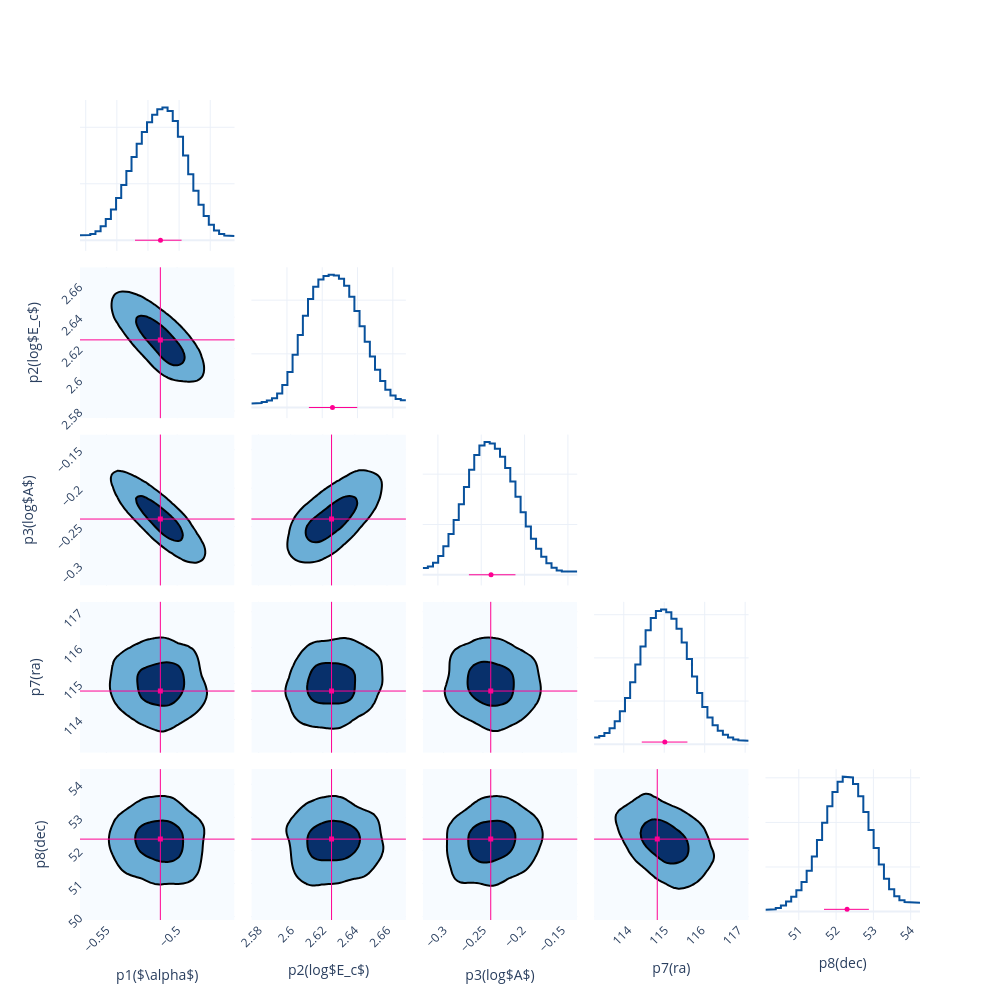

The notebook cell saved with this chart:
### Code cell
fig = Plot.post_corner(post)
fig.save(f'{savepath}/corner')

### Figure 1 — Plotly figure (JSON) as saved in the notebook; plotly's stock layout.template omitted (floating-point values rounded to 4 significant figures; data arrays with more than 128 entries replaced by an {"elided": "..."} marker saying what was removed)
{"data": [{"line": {"color": "#08519c", "width": 2}, "mode": "lines", "name": "p1($\\alpha$)", "showlegend": false, "type": "scatter", "x": [-0.5637, -0.5604, -0.5604, -0.5571, -0.5571, -0.5538, -0.5538, -0.5504, -0.5504, -0.5471, -0.5471, -0.5438, -0.5438, -0.5405, -0.5405, -0.5372, -0.5372, -0.5339, -0.5339, -0.5306, -0.5306, -0.5273, -0.5273, -0.524, -0.524, -0.5206, -0.5206, -0.5173, -0.5173, -0.514, -0.514, -0.5107, -0.5107, -0.5074, -0.5074, -0.5041, -0.5041, -0.5008, -0.5008, -0.4975, -0.4975, -0.4942, -0.4942, -0.4908, -0.4908, -0.4875, -0.4875, -0.4842, -0.4842, -0.4809, -0.4809, -0.4776, -0.4776, -0.4743, -0.4743, -0.471, -0.471, -0.4677, -0.4677, -0.4644], "xaxis": "x", "y": [0.8793, 0.8793, 0.9201, 0.9201, 1.111, 1.111, 1.599, 1.599, 2.481, 2.481, 3.773, 3.773, 5.448, 5.448, 7.47, 7.47, 9.784, 9.784, 12.27, 12.27, 14.76, 14.76, 17.09, 17.09, 19.14, 19.14, 20.87, 20.87, 22.24, 22.24, 23.18, 23.18, 23.49, 23.49, 22.87, 22.87, 21.1, 21.1, 18.32, 18.32, 15.0, 15.0, 11.7, 11.7, 8.77, 8.77, 6.294, 6.294, 4.28, 4.28, 2.751, 2.751, 1.722, 1.722, 1.13, 1.13, 0.8466, 0.8466, 0.7426, 0.7426], "yaxis": "y"}, {"line": {"color": "#08519c", "width": 2}, "mode": "lines", "name": "p2(log$E_c$)", "showlegend": false, "type": "scatter", "x": [2.58, 2.583, 2.583, 2.586, 2.586, 2.589, 2.589, 2.592, 2.592, 2.594, 2.594, 2.597, 2.597, 2.6, 2.6, 2.603, 2.603, 2.606, 2.606, 2.609, 2.609, 2.612, 2.612, 2.615, 2.615, 2.618, 2.618, 2.621, 2.621, 2.624, 2.624, 2.627, 2.627, 2.629, 2.629, 2.632, 2.632, 2.635, 2.635, 2.638, 2.638, 2.641, 2.641, 2.644, 2.644, 2.647, 2.647, 2.65, 2.65, 2.653, 2.653, 2.656, 2.656, 2.659, 2.659, 2.662, 2.662, 2.665, 2.665, 2.667], "xaxis": "x7", "y": [0.7427, 0.7427, 0.8351, 0.8351, 1.014, 1.014, 1.291, 1.291, 1.754, 1.754, 2.623, 2.623, 4.181, 4.181, 6.608, 6.608, 9.825, 9.825, 13.49, 13.49, 17.12, 17.12, 20.22, 20.22, 22.48, 22.48, 23.85, 23.85, 24.51, 24.51, 24.72, 24.72, 24.58, 24.58, 23.97, 23.97, 22.68, 22.68, 20.63, 20.63, 18.01, 18.01, 15.12, 15.12, 12.24, 12.24, 9.518, 9.518, 7.041, 7.041, 4.942, 4.942, 3.33, 3.33, 2.236, 2.236, 1.607, 1.607, 1.337, 1.337], "yaxis": "y7"}, {"colorscale": [[0, "rgb(247,251,255)"], [0.125, "rgb(222,235,247)"], [0.25, "rgb(198,219,239)"], [0.375, "rgb(158,202,225)"], [0.5, "rgb(107,174,214)"], [0.625, "rgb(66,146,198)"], [0.75, "rgb(33,113,181)"], [0.875, "rgb(8,81,156)"], [1, "rgb(8,48,107)"]], "contours": {"end": 0.005592, "size": 0.00428, "start": 0.001311}, "line": {"width": 2}, "name": "p1($\\alpha$)&p2(log$E_c$)", "ncontours": 2, "showlegend": false, "showscale": false, "type": "contour", "x": [-0.5687, -0.5653, -0.562, -0.5587, -0.5554, -0.5521, -0.5488, -0.5455, -0.5422, -0.5389, -0.5355, -0.5322, -0.5289, -0.5256, -0.5223, -0.519, -0.5157, -0.5124, -0.5091, -0.5057, -0.5024, -0.4991, -0.4958, -0.4925, -0.4892, -0.4859, -0.4826, -0.4793, -0.4759, -0.4726, -0.4693, -0.466, -0.4627, -0.4594], "xaxis": "x6", "y": [2.575, 2.578, 2.581, 2.584, 2.587, 2.59, 2.593, 2.596, 2.599, 2.602, 2.605, 2.608, 2.61, 2.613, 2.616, 2.619, 2.622, 2.625, 2.628, 2.631, 2.634, 2.637, 2.64, 2.643, 2.646, 2.648, 2.651, 2.654, 2.657, 2.66, 2.663, 2.666, 2.669, 2.672], "yaxis": "y6", "z": {"elided": "34x34 float values"}}, {"line": {"color": "#08519c", "width": 2}, "mode": "lines", "name": "p3(log$A$)", "showlegend": false, "type": "scatter", "x": [-0.3175, -0.3116, -0.3116, -0.3056, -0.3056, -0.2997, -0.2997, -0.2937, -0.2937, -0.2878, -0.2878, -0.2819, -0.2819, -0.2759, -0.2759, -0.27, -0.27, -0.264, -0.264, -0.2581, -0.2581, -0.2521, -0.2521, -0.2462, -0.2462, -0.2402, -0.2402, -0.2343, -0.2343, -0.2284, -0.2284, -0.2224, -0.2224, -0.2165, -0.2165, -0.2105, -0.2105, -0.2046, -0.2046, -0.1986, -0.1986, -0.1927, -0.1927, -0.1868, -0.1868, -0.1808, -0.1808, -0.1749, -0.1749, -0.1689, -0.1689, -0.163, -0.163, -0.157, -0.157, -0.1511, -0.1511, -0.1451, -0.1451, -0.1392], "xaxis": "x13", "y": [0.6704, 0.6704, 0.8288, 0.8288, 1.205, 1.205, 1.866, 1.866, 2.832, 2.832, 4.051, 4.051, 5.456, 5.456, 7.021, 7.021, 8.726, 8.726, 10.44, 10.44, 11.9, 11.9, 12.84, 12.84, 13.18, 13.18, 13.04, 13.04, 12.53, 12.53, 11.72, 11.72, 10.62, 10.62, 9.266, 9.266, 7.749, 7.749, 6.213, 6.213, 4.798, 4.798, 3.593, 3.593, 2.605, 2.605, 1.799, 1.799, 1.158, 1.158, 0.7025, 0.7025, 0.4417, 0.4417, 0.3382, 0.3382, 0.3225, 0.3225, 0.3317, 0.3317], "yaxis": "y13"}, {"colorscale": [[0, "rgb(247,251,255)"], [0.125, "rgb(222,235,247)"], [0.25, "rgb(198,219,239)"], [0.375, "rgb(158,202,225)"], [0.5, "rgb(107,174,214)"], [0.625, "rgb(66,146,198)"], [0.75, "rgb(33,113,181)"], [0.875, "rgb(8,81,156)"], [1, "rgb(8,48,107)"]], "contours": {"end": 0.006845, "size": 0.005302, "start": 0.001543}, "line": {"width": 2}, "name": "p1($\\alpha$)&p3(log$A$)", "ncontours": 2, "showlegend": false, "showscale": false, "type": "contour", "x": [-0.5687, -0.5653, -0.562, -0.5587, -0.5554, -0.5521, -0.5488, -0.5455, -0.5422, -0.5389, -0.5355, -0.5322, -0.5289, -0.5256, -0.5223, -0.519, -0.5157, -0.5124, -0.5091, -0.5057, -0.5024, -0.4991, -0.4958, -0.4925, -0.4892, -0.4859, -0.4826, -0.4793, -0.4759, -0.4726, -0.4693, -0.466, -0.4627, -0.4594], "xaxis": "x11", "y": [-0.3264, -0.3205, -0.3145, -0.3086, -0.3027, -0.2967, -0.2908, -0.2848, -0.2789, -0.2729, -0.267, -0.2611, -0.2551, -0.2492, -0.2432, -0.2373, -0.2313, -0.2254, -0.2194, -0.2135, -0.2076, -0.2016, -0.1957, -0.1897, -0.1838, -0.1778, -0.1719, -0.1659, -0.16, -0.1541, -0.1481, -0.1422, -0.1362, -0.1303], "yaxis": "y11", "z": {"elided": "34x34 float values"}}, {"colorscale": [[0, "rgb(247,251,255)"], [0.125, "rgb(222,235,247)"], [0.25, "rgb(198,219,239)"], [0.375, "rgb(158,202,225)"], [0.5, "rgb(107,174,214)"], [0.625, "rgb(66,146,198)"], [0.75, "rgb(33,113,181)"], [0.875, "rgb(8,81,156)"], [1, "rgb(8,48,107)"]], "contours": {"end": 0.005102, "size": 0.003991, "start": 0.001111}, "line": {"width": 2}, "name": "p2(log$E_c$)&p3(log$A$)", "ncontours": 2, "showlegend": false, "showscale": false, "type": "contour", "x": [2.575, 2.578, 2.581, 2.584, 2.587, 2.59, 2.593, 2.596, 2.599, 2.602, 2.605, 2.608, 2.61, 2.613, 2.616, 2.619, 2.622, 2.625, 2.628, 2.631, 2.634, 2.637, 2.64, 2.643, 2.646, 2.648, 2.651, 2.654, 2.657, 2.66, 2.663, 2.666, 2.669, 2.672], "xaxis": "x12", "y": [-0.3264, -0.3205, -0.3145, -0.3086, -0.3027, -0.2967, -0.2908, -0.2848, -0.2789, -0.2729, -0.267, -0.2611, -0.2551, -0.2492, -0.2432, -0.2373, -0.2313, -0.2254, -0.2194, -0.2135, -0.2076, -0.2016, -0.1957, -0.1897, -0.1838, -0.1778, -0.1719, -0.1659, -0.16, -0.1541, -0.1481, -0.1422, -0.1362, -0.1303], "yaxis": "y12", "z": {"elided": "34x34 float values"}}, {"line": {"color": "#08519c", "width": 2}, "mode": "lines", "name": "p7(ra)", "showlegend": false, "type": "scatter", "x": [113.3, 113.4, 113.4, 113.5, 113.5, 113.6, 113.6, 113.8, 113.8, 113.9, 113.9, 114.0, 114.0, 114.2, 114.2, 114.3, 114.3, 114.4, 114.4, 114.5, 114.5, 114.7, 114.7, 114.8, 114.8, 114.9, 114.9, 115.0, 115.0, 115.2, 115.2, 115.3, 115.3, 115.4, 115.4, 115.6, 115.6, 115.7, 115.7, 115.8, 115.8, 115.9, 115.9, 116.1, 116.1, 116.2, 116.2, 116.3, 116.3, 116.4, 116.4, 116.6, 116.6, 116.7, 116.7, 116.8, 116.8, 117.0, 117.0, 117.1], "xaxis": "x19", "y": [0.03129, 0.03129, 0.03802, 0.03802, 0.05179, 0.05179, 0.07384, 0.07384, 0.1067, 0.1067, 0.153, 0.153, 0.2138, 0.2138, 0.2874, 0.2874, 0.3693, 0.3693, 0.4525, 0.4525, 0.5275, 0.5275, 0.5843, 0.5843, 0.6167, 0.6167, 0.6247, 0.6247, 0.612, 0.612, 0.5816, 0.5816, 0.5345, 0.5345, 0.4711, 0.4711, 0.395, 0.395, 0.3137, 0.3137, 0.2368, 0.2368, 0.1724, 0.1724, 0.1234, 0.1234, 0.08831, 0.08831, 0.06288, 0.06288, 0.04397, 0.04397, 0.03053, 0.03053, 0.02227, 0.02227, 0.01813, 0.01813, 0.01657, 0.01657], "yaxis": "y19"}, {"colorscale": [[0, "rgb(247,251,255)"], [0.125, "rgb(222,235,247)"], [0.25, "rgb(198,219,239)"], [0.375, "rgb(158,202,225)"], [0.5, "rgb(107,174,214)"], [0.625, "rgb(66,146,198)"], [0.75, "rgb(33,113,181)"], [0.875, "rgb(8,81,156)"], [1, "rgb(8,48,107)"]], "contours": {"end": 0.00389, "size": 0.003049, "start": 0.0008411}, "line": {"width": 2}, "name": "p1($\\alpha$)&p7(ra)", "ncontours": 2, "showlegend": false, "showscale": false, "type": "contour", "x": [-0.5687, -0.5653, -0.562, -0.5587, -0.5554, -0.5521, -0.5488, -0.5455, -0.5422, -0.5389, -0.5355, -0.5322, -0.5289, -0.5256, -0.5223, -0.519, -0.5157, -0.5124, -0.5091, -0.5057, -0.5024, -0.4991, -0.4958, -0.4925, -0.4892, -0.4859, -0.4826, -0.4793, -0.4759, -0.4726, -0.4693, -0.466, -0.4627, -0.4594], "xaxis": "x16", "y": [113.1, 113.2, 113.3, 113.5, 113.6, 113.7, 113.8, 114.0, 114.1, 114.2, 114.3, 114.5, 114.6, 114.7, 114.9, 115.0, 115.1, 115.2, 115.4, 115.5, 115.6, 115.7, 115.9, 116.0, 116.1, 116.3, 116.4, 116.5, 116.6, 116.8, 116.9, 117.0, 117.1, 117.3], "yaxis": "y16", "z": {"elided": "34x34 float values"}}, {"colorscale": [[0, "rgb(247,251,255)"], [0.125, "rgb(222,235,247)"], [0.25, "rgb(198,219,239)"], [0.375, "rgb(158,202,225)"], [0.5, "rgb(107,174,214)"], [0.625, "rgb(66,146,198)"], [0.75, "rgb(33,113,181)"], [0.875, "rgb(8,81,156)"], [1, "rgb(8,48,107)"]], "contours": {"end": 0.003821, "size": 0.002959, "start": 0.0008619}, "line": {"width": 2}, "name": "p2(log$E_c$)&p7(ra)", "ncontours": 2, "showlegend": false, "showscale": false, "type": "contour", "x": [2.575, 2.578, 2.581, 2.584, 2.587, 2.59, 2.593, 2.596, 2.599, 2.602, 2.605, 2.608, 2.61, 2.613, 2.616, 2.619, 2.622, 2.625, 2.628, 2.631, 2.634, 2.637, 2.64, 2.643, 2.646, 2.648, 2.651, 2.654, 2.657, 2.66, 2.663, 2.666, 2.669, 2.672], "xaxis": "x17", "y": [113.1, 113.2, 113.3, 113.5, 113.6, 113.7, 113.8, 114.0, 114.1, 114.2, 114.3, 114.5, 114.6, 114.7, 114.9, 115.0, 115.1, 115.2, 115.4, 115.5, 115.6, 115.7, 115.9, 116.0, 116.1, 116.3, 116.4, 116.5, 116.6, 116.8, 116.9, 117.0, 117.1, 117.3], "yaxis": "y17", "z": {"elided": "34x34 float values"}}, {"colorscale": [[0, "rgb(247,251,255)"], [0.125, "rgb(222,235,247)"], [0.25, "rgb(198,219,239)"], [0.375, "rgb(158,202,225)"], [0.5, "rgb(107,174,214)"], [0.625, "rgb(66,146,198)"], [0.75, "rgb(33,113,181)"], [0.875, "rgb(8,81,156)"], [1, "rgb(8,48,107)"]], "contours": {"end": 0.00393, "size": 0.003099, "start": 0.0008308}, "line": {"width": 2}, "name": "p3(log$A$)&p7(ra)", "ncontours": 2, "showlegend": false, "showscale": false, "type": "contour", "x": [-0.3264, -0.3205, -0.3145, -0.3086, -0.3027, -0.2967, -0.2908, -0.2848, -0.2789, -0.2729, -0.267, -0.2611, -0.2551, -0.2492, -0.2432, -0.2373, -0.2313, -0.2254, -0.2194, -0.2135, -0.2076, -0.2016, -0.1957, -0.1897, -0.1838, -0.1778, -0.1719, -0.1659, -0.16, -0.1541, -0.1481, -0.1422, -0.1362, -0.1303], "xaxis": "x18", "y": [113.1, 113.2, 113.3, 113.5, 113.6, 113.7, 113.8, 114.0, 114.1, 114.2, 114.3, 114.5, 114.6, 114.7, 114.9, 115.0, 115.1, 115.2, 115.4, 115.5, 115.6, 115.7, 115.9, 116.0, 116.1, 116.3, 116.4, 116.5, 116.6, 116.8, 116.9, 117.0, 117.1, 117.3], "yaxis": "y18", "z": {"elided": "34x34 float values"}}, {"line": {"color": "#08519c", "width": 2}, "mode": "lines", "name": "p8(dec)", "showlegend": false, "type": "scatter", "x": [50.11, 50.24, 50.24, 50.38, 50.38, 50.52, 50.52, 50.66, 50.66, 50.8, 50.8, 50.93, 50.93, 51.07, 51.07, 51.21, 51.21, 51.35, 51.35, 51.49, 51.49, 51.63, 51.63, 51.76, 51.76, 51.9, 51.9, 52.04, 52.04, 52.18, 52.18, 52.32, 52.32, 52.45, 52.45, 52.59, 52.59, 52.73, 52.73, 52.87, 52.87, 53.01, 53.01, 53.14, 53.14, 53.28, 53.28, 53.42, 53.42, 53.56, 53.56, 53.7, 53.7, 53.84, 53.84, 53.97, 53.97, 54.11, 54.11, 54.25], "xaxis": "x25", "y": [0.007897, 0.007897, 0.01012, 0.01012, 0.01613, 0.01613, 0.02757, 0.02757, 0.04473, 0.04473, 0.06701, 0.06701, 0.09525, 0.09525, 0.1329, 0.1329, 0.1836, 0.1836, 0.2474, 0.2474, 0.3208, 0.3208, 0.398, 0.398, 0.4723, 0.4723, 0.5362, 0.5362, 0.5823, 0.5823, 0.6053, 0.6053, 0.602, 0.602, 0.5718, 0.5718, 0.5177, 0.5177, 0.4464, 0.4464, 0.3664, 0.3664, 0.2856, 0.2856, 0.2108, 0.2108, 0.1477, 0.1477, 0.0999, 0.0999, 0.06826, 0.06826, 0.05052, 0.05052, 0.04257, 0.04257, 0.04017, 0.04017, 0.03993, 0.03993], "yaxis": "y25"}, {"colorscale": [[0, "rgb(247,251,255)"], [0.125, "rgb(222,235,247)"], [0.25, "rgb(198,219,239)"], [0.375, "rgb(158,202,225)"], [0.5, "rgb(107,174,214)"], [0.625, "rgb(66,146,198)"], [0.75, "rgb(33,113,181)"], [0.875, "rgb(8,81,156)"], [1, "rgb(8,48,107)"]], "contours": {"end": 0.003991, "size": 0.003134, "start": 0.0008577}, "line": {"width": 2}, "name": "p1($\\alpha$)&p8(dec)", "ncontours": 2, "showlegend": false, "showscale": false, "type": "contour", "x": [-0.5687, -0.5653, -0.562, -0.5587, -0.5554, -0.5521, -0.5488, -0.5455, -0.5422, -0.5389, -0.5355, -0.5322, -0.5289, -0.5256, -0.5223, -0.519, -0.5157, -0.5124, -0.5091, -0.5057, -0.5024, -0.4991, -0.4958, -0.4925, -0.4892, -0.4859, -0.4826, -0.4793, -0.4759, -0.4726, -0.4693, -0.466, -0.4627, -0.4594], "xaxis": "x21", "y": [49.9, 50.04, 50.17, 50.31, 50.45, 50.59, 50.73, 50.87, 51.0, 51.14, 51.28, 51.42, 51.56, 51.69, 51.83, 51.97, 52.11, 52.25, 52.38, 52.52, 52.66, 52.8, 52.94, 53.08, 53.21, 53.35, 53.49, 53.63, 53.77, 53.9, 54.04, 54.18, 54.32, 54.46], "yaxis": "y21", "z": {"elided": "34x34 float values"}}, {"colorscale": [[0, "rgb(247,251,255)"], [0.125, "rgb(222,235,247)"], [0.25, "rgb(198,219,239)"], [0.375, "rgb(158,202,225)"], [0.5, "rgb(107,174,214)"], [0.625, "rgb(66,146,198)"], [0.75, "rgb(33,113,181)"], [0.875, "rgb(8,81,156)"], [1, "rgb(8,48,107)"]], "contours": {"end": 0.0039, "size": 0.003051, "start": 0.000849}, "line": {"width": 2}, "name": "p2(log$E_c$)&p8(dec)", "ncontours": 2, "showlegend": false, "showscale": false, "type": "contour", "x": [2.575, 2.578, 2.581, 2.584, 2.587, 2.59, 2.593, 2.596, 2.599, 2.602, 2.605, 2.608, 2.61, 2.613, 2.616, 2.619, 2.622, 2.625, 2.628, 2.631, 2.634, 2.637, 2.64, 2.643, 2.646, 2.648, 2.651, 2.654, 2.657, 2.66, 2.663, 2.666, 2.669, 2.672], "xaxis": "x22", "y": [49.9, 50.04, 50.17, 50.31, 50.45, 50.59, 50.73, 50.87, 51.0, 51.14, 51.28, 51.42, 51.56, 51.69, 51.83, 51.97, 52.11, 52.25, 52.38, 52.52, 52.66, 52.8, 52.94, 53.08, 53.21, 53.35, 53.49, 53.63, 53.77, 53.9, 54.04, 54.18, 54.32, 54.46], "yaxis": "y22", "z": {"elided": "34x34 float values"}}, {"colorscale": [[0, "rgb(247,251,255)"], [0.125, "rgb(222,235,247)"], [0.25, "rgb(198,219,239)"], [0.375, "rgb(158,202,225)"], [0.5, "rgb(107,174,214)"], [0.625, "rgb(66,146,198)"], [0.75, "rgb(33,113,181)"], [0.875, "rgb(8,81,156)"], [1, "rgb(8,48,107)"]], "contours": {"end": 0.004029, "size": 0.003169, "start": 0.0008601}, "line": {"width": 2}, "name": "p3(log$A$)&p8(dec)", "ncontours": 2, "showlegend": false, "showscale": false, "type": "contour", "x": [-0.3264, -0.3205, -0.3145, -0.3086, -0.3027, -0.2967, -0.2908, -0.2848, -0.2789, -0.2729, -0.267, -0.2611, -0.2551, -0.2492, -0.2432, -0.2373, -0.2313, -0.2254, -0.2194, -0.2135, -0.2076, -0.2016, -0.1957, -0.1897, -0.1838, -0.1778, -0.1719, -0.1659, -0.16, -0.1541, -0.1481, -0.1422, -0.1362, -0.1303], "xaxis": "x23", "y": [49.9, 50.04, 50.17, 50.31, 50.45, 50.59, 50.73, 50.87, 51.0, 51.14, 51.28, 51.42, 51.56, 51.69, 51.83, 51.97, 52.11, 52.25, 52.38, 52.52, 52.66, 52.8, 52.94, 53.08, 53.21, 53.35, 53.49, 53.63, 53.77, 53.9, 54.04, 54.18, 54.32, 54.46], "yaxis": "y23", "z": {"elided": "34x34 float values"}}, {"colorscale": [[0, "rgb(247,251,255)"], [0.125, "rgb(222,235,247)"], [0.25, "rgb(198,219,239)"], [0.375, "rgb(158,202,225)"], [0.5, "rgb(107,174,214)"], [0.625, "rgb(66,146,198)"], [0.75, "rgb(33,113,181)"], [0.875, "rgb(8,81,156)"], [1, "rgb(8,48,107)"]], "contours": {"end": 0.004431, "size": 0.003532, "start": 0.0008985}, "line": {"width": 2}, "name": "p7(ra)&p8(dec)", "ncontours": 2, "showlegend": false, "showscale": false, "type": "contour", "x": [113.1, 113.2, 113.3, 113.5, 113.6, 113.7, 113.8, 114.0, 114.1, 114.2, 114.3, 114.5, 114.6, 114.7, 114.9, 115.0, 115.1, 115.2, 115.4, 115.5, 115.6, 115.7, 115.9, 116.0, 116.1, 116.3, 116.4, 116.5, 116.6, 116.8, 116.9, 117.0, 117.1, 117.3], "xaxis": "x24", "y": [49.9, 50.04, 50.17, 50.31, 50.45, 50.59, 50.73, 50.87, 51.0, 51.14, 51.28, 51.42, 51.56, 51.69, 51.83, 51.97, 52.11, 52.25, 52.38, 52.52, 52.66, 52.8, 52.94, 53.08, 53.21, 53.35, 53.49, 53.63, 53.77, 53.9, 54.04, 54.18, 54.32, 54.46], "yaxis": "y24", "z": {"elided": "34x34 float values"}}, {"error_x": {"array": [0.01356], "arrayminus": [0.01637], "color": "#FF0092", "symmetric": false, "thickness": 1, "type": "data", "width": 0}, "marker": {"color": "#FF0092", "size": 5, "symbol": "circle"}, "mode": "markers", "name": "p1($\\alpha$)", "showlegend": false, "type": "scatter", "x": [-0.512], "xaxis": "x", "y": [0.01], "yaxis": "y"}, {"error_x": {"array": [0.01406], "arrayminus": [0.01336], "color": "#FF0092", "symmetric": false, "thickness": 1, "type": "data", "width": 0}, "marker": {"color": "#FF0092", "size": 5, "symbol": "circle"}, "mode": "markers", "name": "p2(log$E_c$)", "showlegend": false, "type": "scatter", "x": [2.626], "xaxis": "x7", "y": [0.01], "yaxis": "y7"}, {"error_x": {"array": [0.0282], "arrayminus": [0.02552], "color": "#FF0092", "symmetric": false, "thickness": 1, "type": "data", "width": 0}, "marker": {"color": "#FF0092", "size": 5, "symbol": "circle"}, "mode": "markers", "name": "p3(log$A$)", "showlegend": false, "type": "scatter", "x": [-0.2387], "xaxis": "x13", "y": [0.01], "yaxis": "y13"}, {"error_x": {"array": [0.5585], "arrayminus": [0.5701], "color": "#FF0092", "symmetric": false, "thickness": 1, "type": "data", "width": 0}, "marker": {"color": "#FF0092", "size": 5, "symbol": "circle"}, "mode": "markers", "name": "p7(ra)", "showlegend": false, "type": "scatter", "x": [115.0], "xaxis": "x19", "y": [0.01], "yaxis": "y19"}, {"error_x": {"array": [0.5849], "arrayminus": [0.619], "color": "#FF0092", "symmetric": false, "thickness": 1, "type": "data", "width": 0}, "marker": {"color": "#FF0092", "size": 5, "symbol": "circle"}, "mode": "markers", "name": "p8(dec)", "showlegend": false, "type": "scatter", "x": [52.29], "xaxis": "x25", "y": [0.01], "yaxis": "y25"}, {"marker": {"color": "#FF0092", "size": 5, "symbol": "square"}, "mode": "markers", "name": "p1($\\alpha$)&p2(log$E_c$)", "showlegend": false, "type": "scatter", "x": [-0.5119], "xaxis": "x6", "y": [2.625], "yaxis": "y6"}, {"marker": {"color": "#FF0092", "size": 5, "symbol": "square"}, "mode": "markers", "name": "p1($\\alpha$)&p3(log$A$)", "showlegend": false, "type": "scatter", "x": [-0.5119], "xaxis": "x11", "y": [-0.2401], "yaxis": "y11"}, {"marker": {"color": "#FF0092", "size": 5, "symbol": "square"}, "mode": "markers", "name": "p2(log$E_c$)&p3(log$A$)", "showlegend": false, "type": "scatter", "x": [2.625], "xaxis": "x12", "y": [-0.2401], "yaxis": "y12"}, {"marker": {"color": "#FF0092", "size": 5, "symbol": "square"}, "mode": "markers", "name": "p1($\\alpha$)&p7(ra)", "showlegend": false, "type": "scatter", "x": [-0.5119], "xaxis": "x16", "y": [114.8], "yaxis": "y16"}, {"marker": {"color": "#FF0092", "size": 5, "symbol": "square"}, "mode": "markers", "name": "p2(log$E_c$)&p7(ra)", "showlegend": false, "type": "scatter", "x": [2.625], "xaxis": "x17", "y": [114.8], "yaxis": "y17"}, {"marker": {"color": "#FF0092", "size": 5, "symbol": "square"}, "mode": "markers", "name": "p3(log$A$)&p7(ra)", "showlegend": false, "type": "scatter", "x": [-0.2401], "xaxis": "x18", "y": [114.8], "yaxis": "y18"}, {"marker": {"color": "#FF0092", "size": 5, "symbol": "square"}, "mode": "markers", "name": "p1($\\alpha$)&p8(dec)", "showlegend": false, "type": "scatter", "x": [-0.5119], "xaxis": "x21", "y": [52.34], "yaxis": "y21"}, {"marker": {"color": "#FF0092", "size": 5, "symbol": "square"}, "mode": "markers", "name": "p2(log$E_c$)&p8(dec)", "showlegend": false, "type": "scatter", "x": [2.625], "xaxis": "x22", "y": [52.34], "yaxis": "y22"}, {"marker": {"color": "#FF0092", "size": 5, "symbol": "square"}, "mode": "markers", "name": "p3(log$A$)&p8(dec)", "showlegend": false, "type": "scatter", "x": [-0.2401], "xaxis": "x23", "y": [52.34], "yaxis": "y23"}, {"marker": {"color": "#FF0092", "size": 5, "symbol": "square"}, "mode": "markers", "name": "p7(ra)&p8(dec)", "showlegend": false, "type": "scatter", "x": [114.8], "xaxis": "x24", "y": [52.34], "yaxis": "y24"}], "layout": {"height": 1000, "shapes": [{"line": {"color": "#FF0092", "width": 1}, "type": "line", "x0": -0.5119, "x1": -0.5119, "xref": "x6", "y0": 0, "y1": 1, "yref": "y6 domain"}, {"line": {"color": "#FF0092", "width": 1}, "type": "line", "x0": 0, "x1": 1, "xref": "x6 domain", "y0": 2.625, "y1": 2.625, "yref": "y6"}, {"line": {"color": "#FF0092", "width": 1}, "type": "line", "x0": -0.5119, "x1": -0.5119, "xref": "x11", "y0": 0, "y1": 1, "yref": "y11 domain"}, {"line": {"color": "#FF0092", "width": 1}, "type": "line", "x0": 0, "x1": 1, "xref": "x11 domain", "y0": -0.2401, "y1": -0.2401, "yref": "y11"}, {"line": {"color": "#FF0092", "width": 1}, "type": "line", "x0": 2.625, "x1": 2.625, "xref": "x12", "y0": 0, "y1": 1, "yref": "y12 domain"}, {"line": {"color": "#FF0092", "width": 1}, "type": "line", "x0": 0, "x1": 1, "xref": "x12 domain", "y0": -0.2401, "y1": -0.2401, "yref": "y12"}, {"line": {"color": "#FF0092", "width": 1}, "type": "line", "x0": -0.5119, "x1": -0.5119, "xref": "x16", "y0": 0, "y1": 1, "yref": "y16 domain"}, {"line": {"color": "#FF0092", "width": 1}, "type": "line", "x0": 0, "x1": 1, "xref": "x16 domain", "y0": 114.8, "y1": 114.8, "yref": "y16"}, {"line": {"color": "#FF0092", "width": 1}, "type": "line", "x0": 2.625, "x1": 2.625, "xref": "x17", "y0": 0, "y1": 1, "yref": "y17 domain"}, {"line": {"color": "#FF0092", "width": 1}, "type": "line", "x0": 0, "x1": 1, "xref": "x17 domain", "y0": 114.8, "y1": 114.8, "yref": "y17"}, {"line": {"color": "#FF0092", "width": 1}, "type": "line", "x0": -0.2401, "x1": -0.2401, "xref": "x18", "y0": 0, "y1": 1, "yref": "y18 domain"}, {"line": {"color": "#FF0092", "width": 1}, "type": "line", "x0": 0, "x1": 1, "xref": "x18 domain", "y0": 114.8, "y1": 114.8, "yref": "y18"}, {"line": {"color": "#FF0092", "width": 1}, "type": "line", "x0": -0.5119, "x1": -0.5119, "xref": "x21", "y0": 0, "y1": 1, "yref": "y21 domain"}, {"line": {"color": "#FF0092", "width": 1}, "type": "line", "x0": 0, "x1": 1, "xref": "x21 domain", "y0": 52.34, "y1": 52.34, "yref": "y21"}, {"line": {"color": "#FF0092", "width": 1}, "type": "line", "x0": 2.625, "x1": 2.625, "xref": "x22", "y0": 0, "y1": 1, "yref": "y22 domain"}, {"line": {"color": "#FF0092", "width": 1}, "type": "line", "x0": 0, "x1": 1, "xref": "x22 domain", "y0": 52.34, "y1": 52.34, "yref": "y22"}, {"line": {"color": "#FF0092", "width": 1}, "type": "line", "x0": -0.2401, "x1": -0.2401, "xref": "x23", "y0": 0, "y1": 1, "yref": "y23 domain"}, {"line": {"color": "#FF0092", "width": 1}, "type": "line", "x0": 0, "x1": 1, "xref": "x23 domain", "y0": 52.34, "y1": 52.34, "yref": "y23"}, {"line": {"color": "#FF0092", "width": 1}, "type": "line", "x0": 114.8, "x1": 114.8, "xref": "x24", "y0": 0, "y1": 1, "yref": "y24 domain"}, {"line": {"color": "#FF0092", "width": 1}, "type": "line", "x0": 0, "x1": 1, "xref": "x24 domain", "y0": 52.34, "y1": 52.34, "yref": "y24"}], "width": 1000, "xaxis": {"anchor": "y", "domain": [0, 0.184], "showticklabels": false, "tickangle": -45}, "xaxis10": {"anchor": "y10", "domain": [0.816, 1], "showticklabels": false, "tickangle": -45}, "xaxis11": {"anchor": "y11", "domain": [0, 0.184], "showticklabels": false, "tickangle": -45}, "xaxis12": {"anchor": "y12", "domain": [0.204, 0.388], "showticklabels": false, "tickangle": -45}, "xaxis13": {"anchor": "y13", "domain": [0.408, 0.592], "showticklabels": false, "tickangle": -45}, "xaxis14": {"anchor": "y14", "domain": [0.612, 0.796], "showticklabels": false, "tickangle": -45}, "xaxis15": {"anchor": "y15", "domain": [0.816, 1], "showticklabels": false, "tickangle": -45}, "xaxis16": {"anchor": "y16", "domain": [0, 0.184], "showticklabels": false, "tickangle": -45}, "xaxis17": {"anchor": "y17", "domain": [0.204, 0.388], "showticklabels": false, "tickangle": -45}, "xaxis18": {"anchor": "y18", "domain": [0.408, 0.592], "showticklabels": false, "tickangle": -45}, "xaxis19": {"anchor": "y19", "domain": [0.612, 0.796], "showticklabels": false, "tickangle": -45}, "xaxis2": {"anchor": "y2", "domain": [0.204, 0.388], "showticklabels": false, "tickangle": -45}, "xaxis20": {"anchor": "y20", "domain": [0.816, 1], "showticklabels": false, "tickangle": -45}, "xaxis21": {"anchor": "y21", "domain": [0, 0.184], "showticklabels": true, "tickangle": -45, "title": {"text": "p1($\\alpha$)"}}, "xaxis22": {"anchor": "y22", "domain": [0.204, 0.388], "showticklabels": true, "tickangle": -45, "title": {"text": "p2(log$E_c$)"}}, "xaxis23": {"anchor": "y23", "domain": [0.408, 0.592], "showticklabels": true, "tickangle": -45, "title": {"text": "p3(log$A$)"}}, "xaxis24": {"anchor": "y24", "domain": [0.612, 0.796], "showticklabels": true, "tickangle": -45, "title": {"text": "p7(ra)"}}, "xaxis25": {"anchor": "y25", "domain": [0.816, 1], "showticklabels": true, "tickangle": -45, "title": {"text": "p8(dec)"}}, "xaxis3": {"anchor": "y3", "domain": [0.408, 0.592], "showticklabels": false, "tickangle": -45}, "xaxis4": {"anchor": "y4", "domain": [0.612, 0.796], "showticklabels": false, "tickangle": -45}, "xaxis5": {"anchor": "y5", "domain": [0.816, 1], "showticklabels": false, "tickangle": -45}, "xaxis6": {"anchor": "y6", "domain": [0, 0.184], "showticklabels": false, "tickangle": -45}, "xaxis7": {"anchor": "y7", "domain": [0.204, 0.388], "showticklabels": false, "tickangle": -45}, "xaxis8": {"anchor": "y8", "domain": [0.408, 0.592], "showticklabels": false, "tickangle": -45}, "xaxis9": {"anchor": "y9", "domain": [0.612, 0.796], "showticklabels": false, "tickangle": -45}, "yaxis": {"anchor": "x", "domain": [0.816, 1], "showticklabels": false, "tickangle": -45}, "yaxis10": {"anchor": "x10", "domain": [0.612, 0.796], "showticklabels": false, "tickangle": -45}, "yaxis11": {"anchor": "x11", "domain": [0.408, 0.592], "showticklabels": true, "tickangle": -45, "title": {"text": "p3(log$A$)"}}, "yaxis12": {"anchor": "x12", "domain": [0.408, 0.592], "showticklabels": false, "tickangle": -45}, "yaxis13": {"anchor": "x13", "domain": [0.408, 0.592], "showticklabels": false, "tickangle": -45}, "yaxis14": {"anchor": "x14", "domain": [0.408, 0.592], "showticklabels": false, "tickangle": -45}, "yaxis15": {"anchor": "x15", "domain": [0.408, 0.592], "showticklabels": false, "tickangle": -45}, "yaxis16": {"anchor": "x16", "domain": [0.204, 0.388], "showticklabels": true, "tickangle": -45, "title": {"text": "p7(ra)"}}, "yaxis17": {"anchor": "x17", "domain": [0.204, 0.388], "showticklabels": false, "tickangle": -45}, "yaxis18": {"anchor": "x18", "domain": [0.204, 0.388], "showticklabels": false, "tickangle": -45}, "yaxis19": {"anchor": "x19", "domain": [0.204, 0.388], "showticklabels": false, "tickangle": -45}, "yaxis2": {"anchor": "x2", "domain": [0.816, 1], "showticklabels": false, "tickangle": -45}, "yaxis20": {"anchor": "x20", "domain": [0.204, 0.388], "showticklabels": false, "tickangle": -45}, "yaxis21": {"anchor": "x21", "domain": [0, 0.184], "showticklabels": true, "tickangle": -45, "title": {"text": "p8(dec)"}}, "yaxis22": {"anchor": "x22", "domain": [0, 0.184], "showticklabels": false, "tickangle": -45}, "yaxis23": {"anchor": "x23", "domain": [0, 0.184], "showticklabels": false, "tickangle": -45}, "yaxis24": {"anchor": "x24", "domain": [0, 0.184], "showticklabels": false, "tickangle": -45}, "yaxis25": {"anchor": "x25", "domain": [0, 0.184], "showticklabels": false, "tickangle": -45}, "yaxis3": {"anchor": "x3", "domain": [0.816, 1], "showticklabels": false, "tickangle": -45}, "yaxis4": {"anchor": "x4", "domain": [0.816, 1], "showticklabels": false, "tickangle": -45}, "yaxis5": {"anchor": "x5", "domain": [0.816, 1], "showticklabels": false, "tickangle": -45}, "yaxis6": {"anchor": "x6", "domain": [0.612, 0.796], "showticklabels": true, "tickangle": -45, "title": {"text": "p2(log$E_c$)"}}, "yaxis7": {"anchor": "x7", "domain": [0.612, 0.796], "showticklabels": false, "tickangle": -45}, "yaxis8": {"anchor": "x8", "domain": [0.612, 0.796], "showticklabels": false, "tickangle": -45}, "yaxis9": {"anchor": "x9", "domain": [0.612, 0.796], "showticklabels": false, "tickangle": -45}}}
